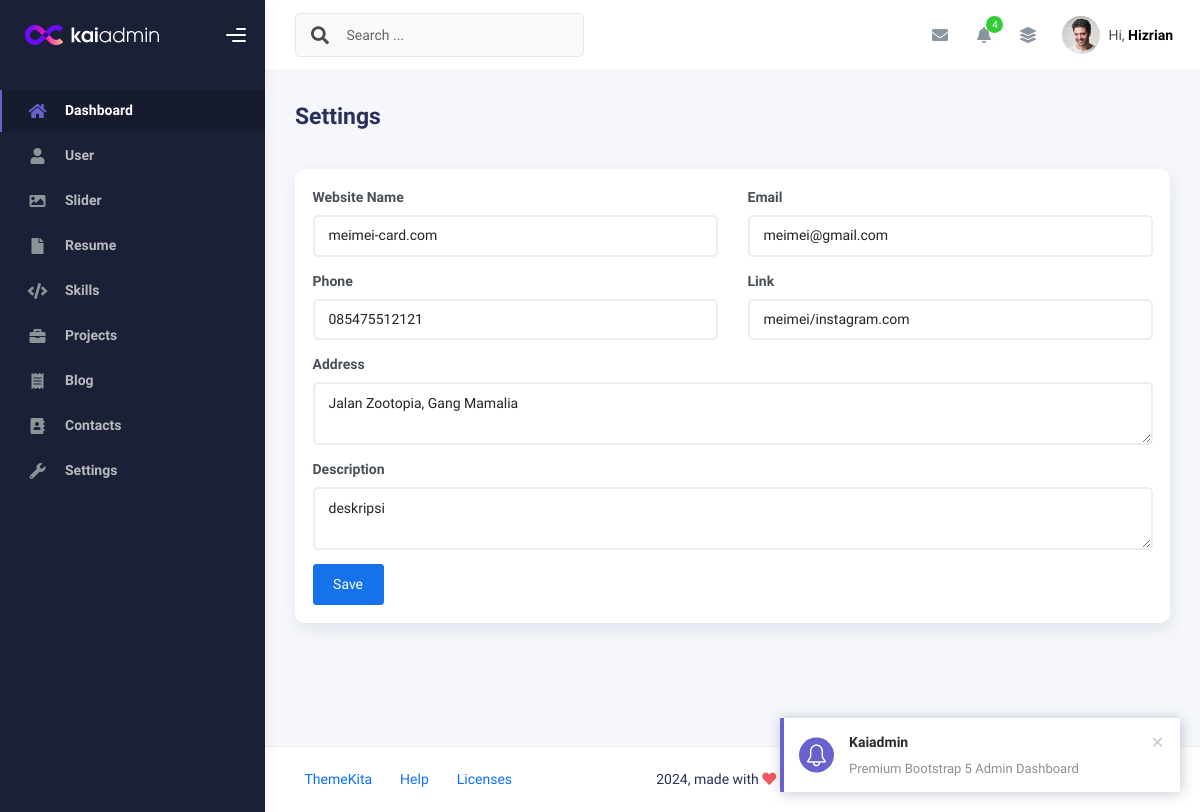
The app's page /admin/app.php?page=settings (signed in), older data.
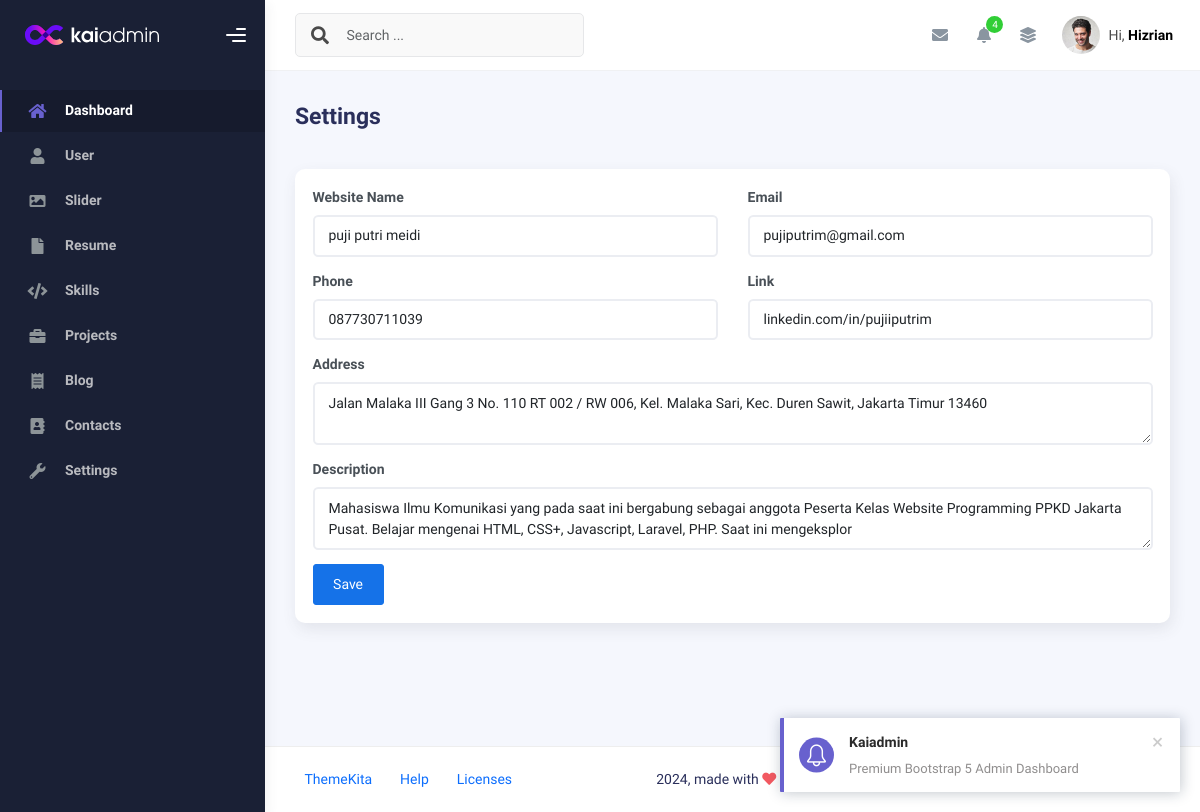
The same page, newer data.
### tables this page shows
CREATE TABLE `settings` (
  `id` int(11) NOT NULL,
  `website_name` varchar(50) NOT NULL,
  `email` varchar(50) NOT NULL,
  `phone` varchar(15) NOT NULL,
  `address` text NOT NULL,
  `description` varchar(200) DEFAULT NULL,
  `ig` varchar(50) DEFAULT NULL,
  `created_at` timestamp NOT NULL DEFAULT current_timestamp(),
  `updated_at` timestamp NULL DEFAULT NULL ON UPDATE current_timestamp()
);

### admin/settings.php (the view, shortened to what this page needs)
<?php
$query = mysqli_query($conn, "SELECT * FROM settings LIMIT 1");
$row = mysqli_fetch_assoc($query);
?>
<div class="d-flex align-items-left align-items-md-center flex-column flex-md-row pt-2 pb-4">
  <div>
    <h3 class="fw-bold mb-3">Settings</h3>
  </div>
</div>
<div class="row">
  <div class="col-sm-6 col-md-12">
    <div class="card">
      <div class="card-body">
        <form action="" method="post">
          <div class="row">
            <div class="col-sm-6">
              <div class="mb-3"><label for="" class="form-label fw-bold">Website Name</label>
                <input type="text" name="website_name" class="form-control"
                  required value="<?php echo isset($row) ? $row['website_name'] : '' ?>">
              </div>
              <div class="mb-3">
                <label for="" class="form-label fw-bold">Phone</label>
                <input type="number" name="phone" class="form-control"
                  required value="<?php echo isset($row) ? $row['phone'] : '' ?>">
              </div>
            </div>
            <div class="col-sm-6">
              <div class="mb-3">
                <label for="" class="form-label fw-bold">Email</label>
                <input type="email" name="email" class="form-control"
                  required value="<?php echo isset($row) ? $row['email'] : '' ?>">
              </div>
              <div class="mb-3">
                <label for="" class="form-label fw-bold">Link</label>
                <input type="text" name="ig" class="form-control"
                  value="<?php echo isset($row) ? $row['ig'] : '' ?>">
              </div>
            </div>
          </div>
          <div class="row">
            <div class="col-lg-12">
              <div class="mb-3">
                <label for="" class="form-label fw-bold">Address</label>
                <textarea name="address" id="" class="form-control"><?php echo isset($row) ? $row['address'] : '' ?></textarea>
              </div>
              <div class="mb-3">
                <label for="" class="form-label fw-bold">Description</label>
                <textarea name="description" id="" class="form-control"><?php echo isset($row) ? $row['description'] : '' ?></textarea>
              </div>
              <button class="btn btn-primary" type="submit" name="save">Save</button>
            </div>
          </div>
        </form>
      </div>
    </div>
  </div>
</div>

Row changes from the older to the newer data that the page shows:
changed settings: website_name "meimei-card.com" → "puji putri meidi"; phone "085475512121" → "087730711039"; email "meimei@gmail.com" → "pujiputrim@gmail.com"; ig "meimei/instagram.com" → "linkedin.com/in/pujiiputrim"; address "Jalan Zootopia, Gang Mamalia" → "Jalan Malaka III Gang 3 No. 110 RT 002 / RW 006, Kel. Malaka Sari, Kec. Duren Sawit, Jakarta Timur 13460"; description "deskripsi" → "Mahasiswa Ilmu Komunikasi yang pada saat ini bergabung sebagai anggota Peserta Kelas Website Programming PPKD Jakarta Pusat. Belajar mengenai HTML, CSS+, Javascript, Laravel, PHP. Saat ini mengeksplor"
